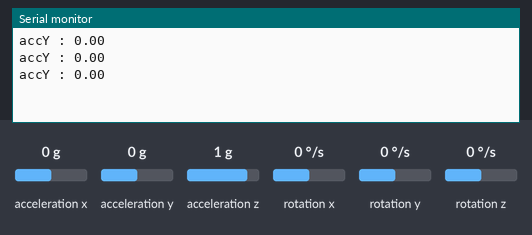
The sketch below on a simulated Arduino Uno, built with avr-gcc and run on an emulated ATmega328P. Shown: the last lines printed to the serial monitor. Inputs (shaded band) come from the test bench; at power-on: acceleration y 0 g, acceleration x 0 g, acceleration z 1 g, rotation x 0 °/s, rotation y 0 °/s, rotation z 0 °/s.

Above: at 4.2 s.
4.3 s: acceleration y set to -1.4 g
At 4.9 s:
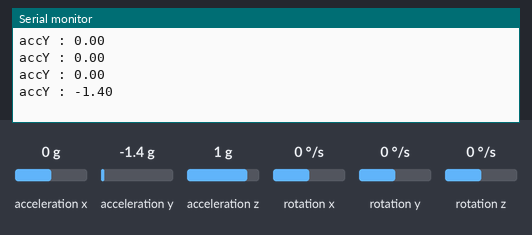
5.8 s: acceleration y set to -0.8 g
At 6.4 s:
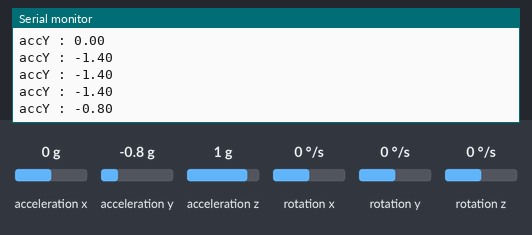
Timing chart, 0 to 8.8 s (numbered marks = the images above; inputs shaded):
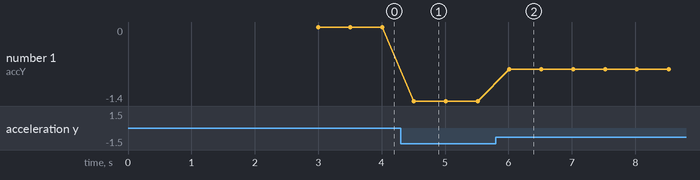

The sketch:

08_MPU6050_pedometer.ino
```cpp
#include <MPU6050_tockn.h>
#include <Wire.h>

MPU6050 mpu6050(Wire);

int stepCount = 0;

bool isStepPeak = false;

const float tiltThreshold = 1.5;

void setup() {
  Serial.begin(9600);
  Wire.begin();
  mpu6050.begin();
  mpu6050.calcGyroOffsets(true);
}

void loop() {
  mpu6050.update();

  float accelY = mpu6050.getAccY();
    Serial.print("accY : ");
    Serial.println(accelY);

    if (isStepPeak && accelY < 0) {
      isStepPeak = false;
    }

    if (accelY > tiltThreshold && !isStepPeak) {
      isStepPeak = true;
      stepCount++;
      Serial.println("걸음수 : " + String(stepCount));
    }
    delay(500);
}
```

Measured:
- after the input at 4.3 s, the serial monitor: prints a new line after 0.21 s (image 1)
- after the input at 5.8 s, the serial monitor: prints a new line after 0.22 s (image 2)
- plotted number 1: 0 → -1.4 after the input at 4.3 s, -1.4 → -0.8 after the input at 5.8 s
